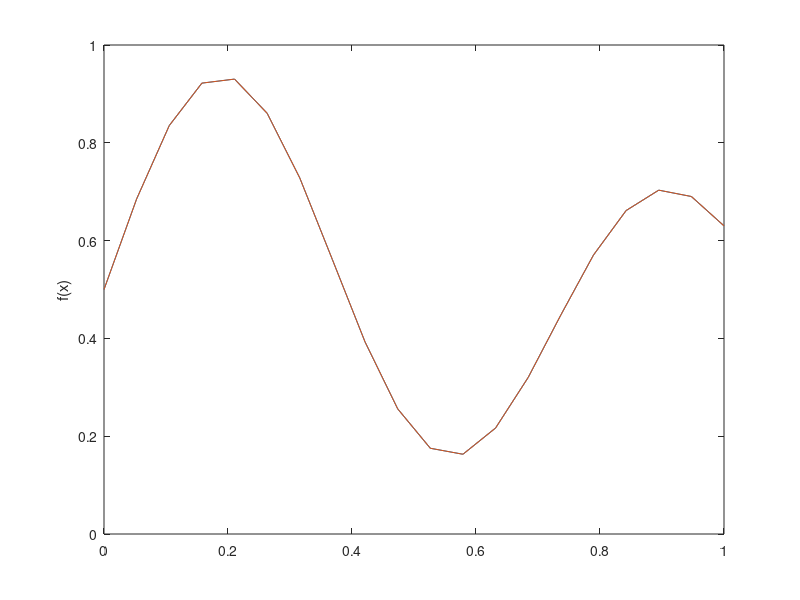

This figure's MATLAB source:
clear all; 
clc;

x=linspace(0,1,20);

func=(1+0.6*sin(2*pi*x/0.7)+0.3*sin(2*pi*x))/2;

figure(1)
plot(x,func,x,func);
ylabel('f(x)');

%rnd vertes

w1 = randn(1);
w2 = randn(1);
b1 = randn(1);


[pks,locs] = findpeaks(func);
c1 = x(locs(1,1));
c2 = x(locs(1,2));

r1 = 0.2;
r2 = 0.2;

func1 = zeros(1,20);
func2 = zeros(1,20);

%apskanciuojame spindulno fukncijas

for n = 1:20
    func1(n) = exp(-((x(n)-c1)^2)/(2*r1^2));
    func2(n) = exp(-((x(n)-c2)^2)/(2*r2^2));
end

E = 0;
e = 0;
er = zeros(1, length(x));

%suskaiciuojamos sumos su svoriais

for n = 1:20
    w(n) = w1*func1(n)+w2*func2(n)+b1;
end

for n = 1:20
    er(n) = func(n) - w(n);
    e = e + er(n);
    E = E + abs(er(n));
end

%mokymo zingsnis

l = 0.03;

MaxE = 0.01;

while(E > MaxE)
    
    %atnaujinam kintamuosius
    
    for n = 1:20
        w1 = w1 + n*er(n)*func1(n);
        w2 = w2 + n*er(n)*func2(n);
        b1 = b1 + n*er(n);
    end
    
    %pirmas sluoksnis
    
    for n = 1:20
    
        w(n) = w1*func1(n) + w2*func2(n) + b1;
    
    end
    
    E = 0;
    e = 0;
    er = zeros(1, length(x));
    
    for n = 1:20
       
        er(n) = func(n) - w(n);
        e = e + er(n);
        E = E + abs(er(n));
    
    end
    
    
    E
    
end

    
    
